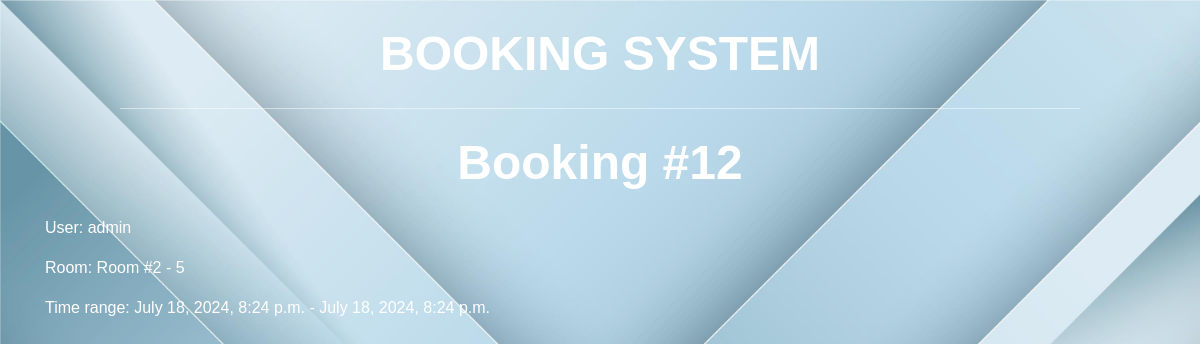
Screenshot of /booking-details/12/ with the database file from the repository.
### booking/models.py (models this page shows, shortened)
class Booking(models.Model):
    user = models.ForeignKey(User, on_delete=models.CASCADE, related_name = "bookings")
    room = models.ForeignKey(Room,on_delete=models.CASCADE, related_name = "bookings")
    start_time = models.DateTimeField()
    end_time = models.DateTimeField()
    creation_time = models.DateTimeField(auto_now_add=True)
    class Meta:
        verbose_name = "Booking"
        verbose_name_plural = "Bookings"
        ordering = ["start_time"]

class Room(models.Model):
    number = models.IntegerField()
    capacity = models.IntegerField()
    location = models.TextField()
    def __str__(self):
        return f"Room #{self.number} - {self.capacity}"
    class Meta:
        verbose_name = "Room"
        verbose_name_plural = "Rooms"
        ordering = ["number"]

### booking/views.py (the view)
# urls.py: path("booking-details/<int:pk>/", views.booking_details, name = "booking-details"),
def booking_details(request, pk):
    try:
        booking = Booking.objects.get(id=pk)
        context = {
            "booking": booking
        }
        return render(request, template_name="booking/booking_details.html", context=context)
    except Booking.DoesNotExist:
        return HttpResponse(
            "This booking doesn't exist",
            status = 404
        )

### templates/booking/booking_details.html
{% extends "base.html" %}
{% block content %}
    <div class="container">
        <h1>Booking #{{ booking.id }}</h1>
        <p>User: {{ booking.user.username }}</p>
        <p>Room: {{ booking.room }}</p>
        <p>Time range: {{ booking.start_time }} - {{ booking.end_time }}</p>
    </div>
{% endblock %}

### static/css/style.css (style rules this page uses)
body { font-family: 'Arial', sans-serif; background: url('/static/img/5577216.jpg'); background-size: cover; color: #333; margin: 0; padding: 0; }
h1, h2, p { color: #fff; }
h1 { font-size: 3em; font-weight: bold; text-align: center; margin: 25px 0; }

### rows the page displays
Booking: id "12", user.username "admin", room "Room #2 - 5", start_time "July 18, 2024, 8:24 p.m.", end_time "July 18, 2024, 8:24 p.m."
